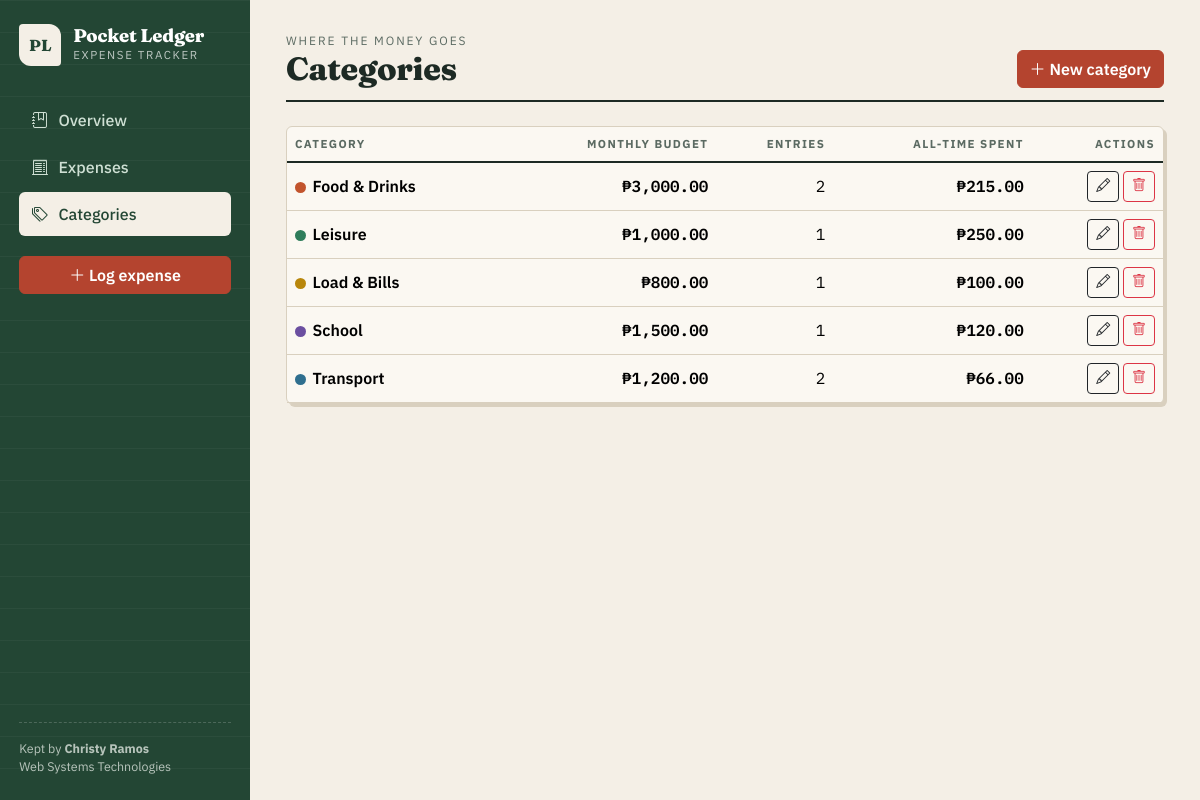
/categories.php, run on the app's committed database.
### tables this page shows
CREATE TABLE categories (
    id             INT AUTO_INCREMENT PRIMARY KEY,
    name           VARCHAR(60)   NOT NULL UNIQUE,
    color          CHAR(7)       NOT NULL DEFAULT '#2f5d46',
    monthly_budget DECIMAL(10,2) NOT NULL DEFAULT 0.00,
    created_at     TIMESTAMP     NOT NULL DEFAULT CURRENT_TIMESTAMP
);

### db_connect.php (called while the page is built, shortened)
<?php
function e($value) {
    return htmlspecialchars((string)$value, ENT_QUOTES, 'UTF-8');
}
function peso($n) {
    return '&#8369;' . number_format((float)$n, 2);
}

### categories.php (the view, shortened to what this page needs)
<?php
require 'db_connect.php';
$cats = $conn->query("SELECT c.*, COUNT(e.id) uses, COALESCE(SUM(e.amount),0) spent
                      FROM categories c LEFT JOIN expenses e ON e.category_id = c.id
                      GROUP BY c.id ORDER BY c.name")->fetch_all(MYSQLI_ASSOC);
include 'includes/header.php';
?>
<div class="page-head">
    <div><div class="kicker">Where the money goes</div><h1>Categories</h1></div>
    <a href="category_form.php" class="btn btn-stamp"><i class="bi bi-plus-lg"></i> New category</a>
</div>
<div class="sheet">
    <div class="table-responsive">
        <table class="table ledger align-middle">
            <thead><tr><th>Category</th><th class="text-end">Monthly budget</th><th class="text-end">Entries</th><th class="text-end">All-time spent</th><th class="text-end">Actions</th></tr></thead>
            <tbody>
            <?php foreach ($cats as $c): ?>
                <tr>
                    <td class="fw-semibold"><span class="dot" style="background:<?= e($c['color']) ?>"></span><?= e($c['name']) ?></td>
                    <td class="text-end amount"><?= $c['monthly_budget'] > 0 ? peso($c['monthly_budget']) : '<span class="text-muted">none</span>' ?></td>
                    <td class="text-end mono"><?= (int)$c['uses'] ?></td>
                    <td class="text-end amount"><?= peso($c['spent']) ?></td>
                    <td class="text-end text-nowrap">
                        <a href="category_form.php?id=<?= $c['id'] ?>" class="btn btn-sm btn-outline-dark" title="Edit"><i class="bi bi-pencil"></i></a>
                        <form action="category_delete.php" method="post" class="d-inline" onsubmit="return confirm('Delete this category?');">
                            <button class="btn btn-sm btn-outline-danger" title="Delete"><i class="bi bi-trash"></i></button>
                        </form>
                    </td>
                </tr>
            <?php endforeach; ?>
            </tbody>
        </table>
    </div>
</div>
<?php include 'includes/footer.php'; ?>

### assets/style.css (style rules this page uses)
:root { --paper: #f4efe6; --paper-2: #fbf8f2; --ink: #1d2a24; --ink-soft: #5b6a62; --rule: #d9d0bf; --forest: #2f5d46; --forest-dark: #234634; --stamp: #b4442f; }
body { background: var(--paper); color: var(--ink); font-family: 'IBM Plex Sans', system-ui, sans-serif; }
h1, h2, h3, .brand-name { font-family: 'Fraunces', Georgia, serif; font-weight: 800; letter-spacing: -.01em; }
.mono, .amount, td.num, .stat-value { font-family: 'IBM Plex Mono', ui-monospace, monospace; font-variant-numeric: tabular-nums; }
.btn-stamp { background: var(--stamp); border-color: var(--stamp); color: #fff; font-weight: 600; }
.page-head { display: flex; justify-content: space-between; align-items: flex-end; flex-wrap: wrap; gap: .75rem; margin-bottom: 1.5rem; border-bottom: 2px solid var(--ink); padding-bottom: .75rem; }
.page-head h1 { margin: 0; font-size: 2rem; }
.page-head .kicker { font-size: .75rem; text-transform: uppercase; letter-spacing: .16em; color: var(--ink-soft); }
.sheet { background: var(--paper-2); border: 1px solid var(--rule); border-radius: 6px; box-shadow: 3px 3px 0 var(--rule); }
.ledger { margin: 0; --bs-table-bg: transparent; }
.ledger thead th { background: transparent; font-size: .72rem; text-transform: uppercase; letter-spacing: .12em; color: var(--ink-soft); border-bottom: 2px solid var(--ink); white-space: nowrap; }
.ledger td { border-bottom: 1px solid var(--rule); vertical-align: middle; }
.amount { font-weight: 600; white-space: nowrap; }
.dot { display: inline-block; width: .7rem; height: .7rem; border-radius: 50%; margin-right: .4rem; vertical-align: -1px; }

### data on the page
categories: name "Food & Drinks", monthly_budget "₱3,000.00", uses "2", spent "₱215.00"
categories: name "Leisure", monthly_budget "₱1,000.00", uses "1", spent "₱250.00"
categories: name "Load & Bills", monthly_budget "₱800.00", uses "1", spent "₱100.00"
categories: name "School", monthly_budget "₱1,500.00", uses "1", spent "₱120.00"
categories: name "Transport", monthly_budget "₱1,200.00", uses "2", spent "₱66.00"
